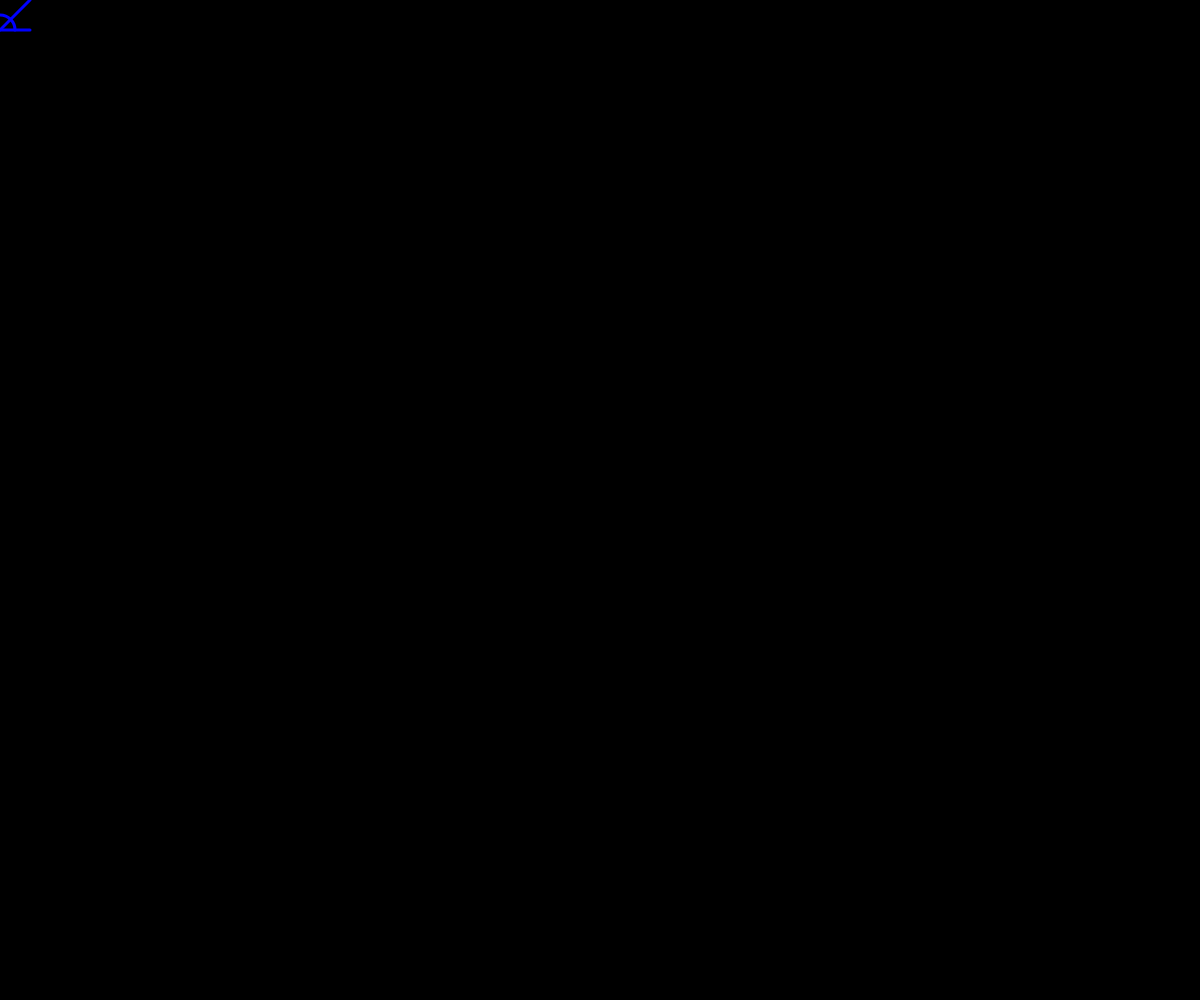
Frame 1 (no input)
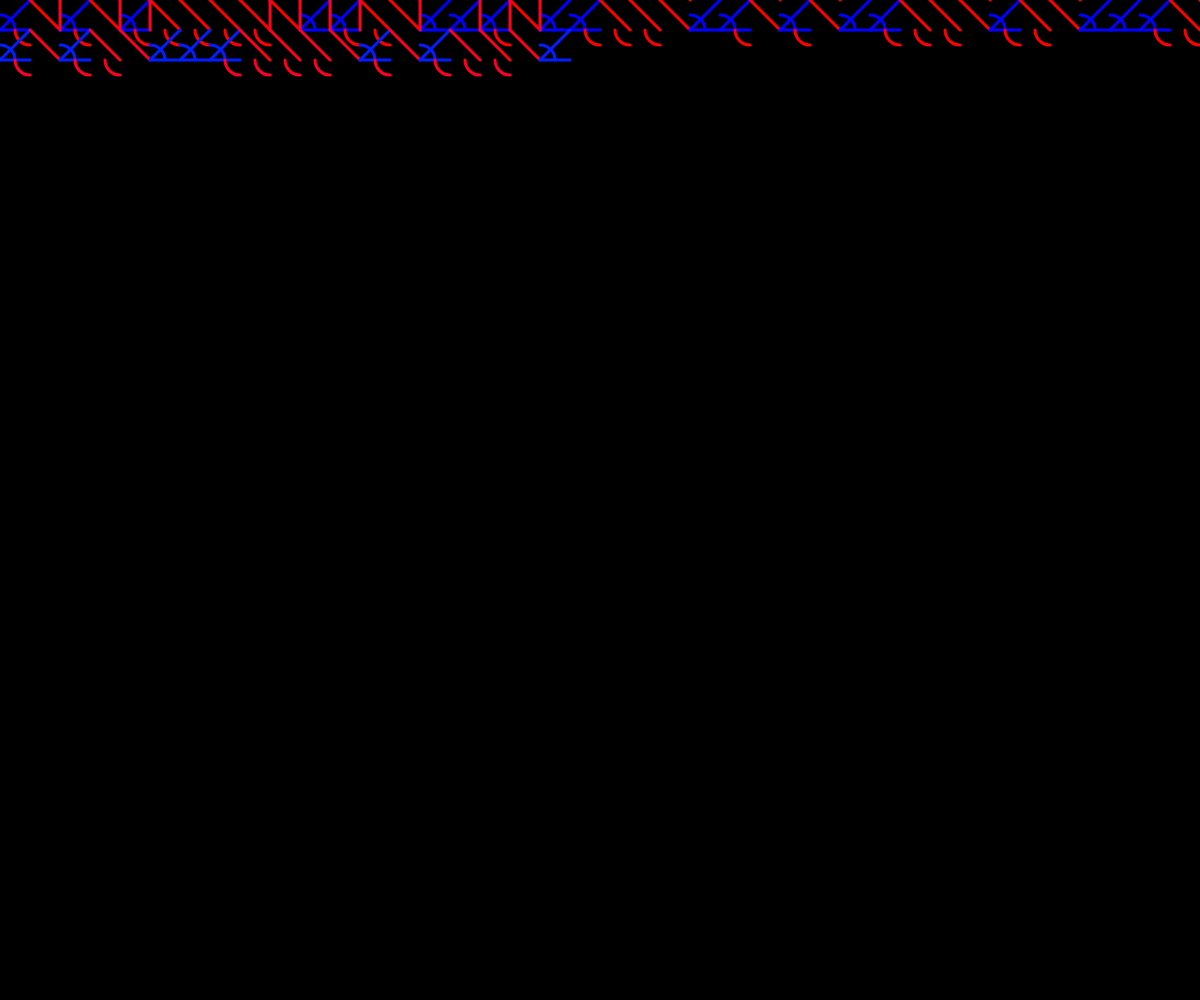
Frame 60 (no input)
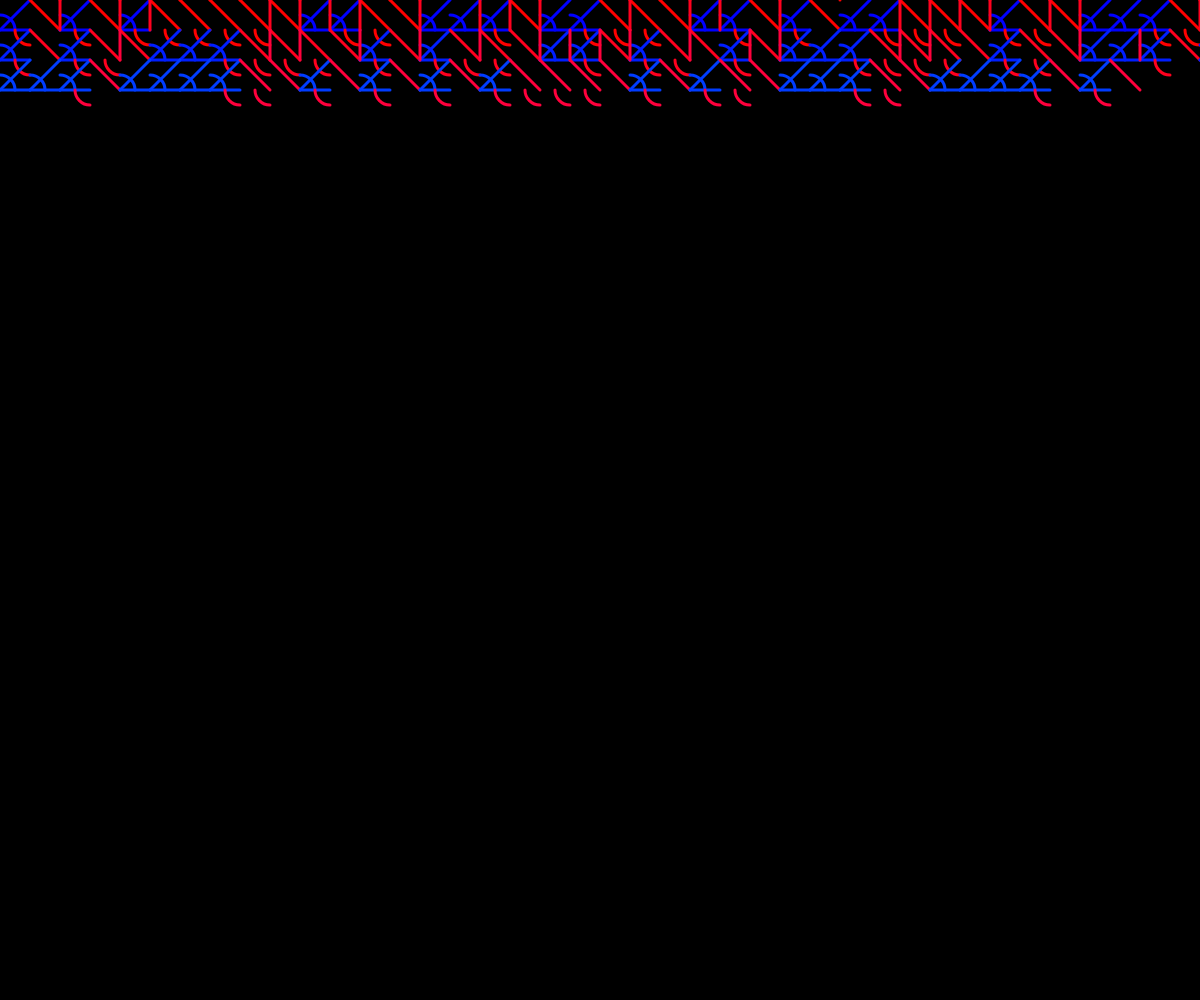
Frame 120 (the mouse pressed at the canvas centre since frame 60)

The p5.js sketch that drew these frames (run headless with seeded random() and noise() and a simulated clock; from frame 60 on, the mouse is pressed at the canvas centre):

// p5.js sketch
// ── sketch.js
let x = 0;
let y = 0;
let spacing = 30;
let counter = 0
function setup() {
  createCanvas(windowWidth, windowHeight);
  background(0);
}

function draw() {
  stroke(255);
  strokeWeight(3)
  noFill()

  if (random(1) <= 0.5) {
    //rect(x, y, x + spacing, y + spacing);
    stroke(spacing*13,0, y)
    line(x, y, x + spacing, y + spacing)
    line(x + spacing, y, x + spacing, y - spacing)
    arc(x, y + spacing, spacing, spacing, PI/2, PI)
    stroke(x, y, spacing)
  } else {
    stroke(0,y, spacing*10)
    line(x, y + spacing, x + spacing, y);
    line(x, y + spacing, x + spacing, y + spacing);
    arc(x, y + spacing, spacing, spacing, 3*PI/2, TWO_PI)
    /* stroke(0)
    strokeWeight(4)
    rect(x, y, x + spacing, y + spacing) */
  }
  x += spacing;
  if (x > windowWidth) {
    x = 0;
    y +=spacing;
  }


}
function windowResized() {
  resizeCanvas(windowWidth, windowHeight);
}

// ------------ 10 PRINT MAZE ORIGINAL ------------------
// +++++++++++++++++++++++++++++++++++++++++++++++++++++++
/* stroke(255);
if (random(1) < 0.5) {
  line(x, y, x + spacing, y + spacing);
} else {
  line(x, y + spacing, x + spacing, y);
}
x = x + spacing;
if (x > width) {
  x = 0;
  y = y + spacing;
} */
